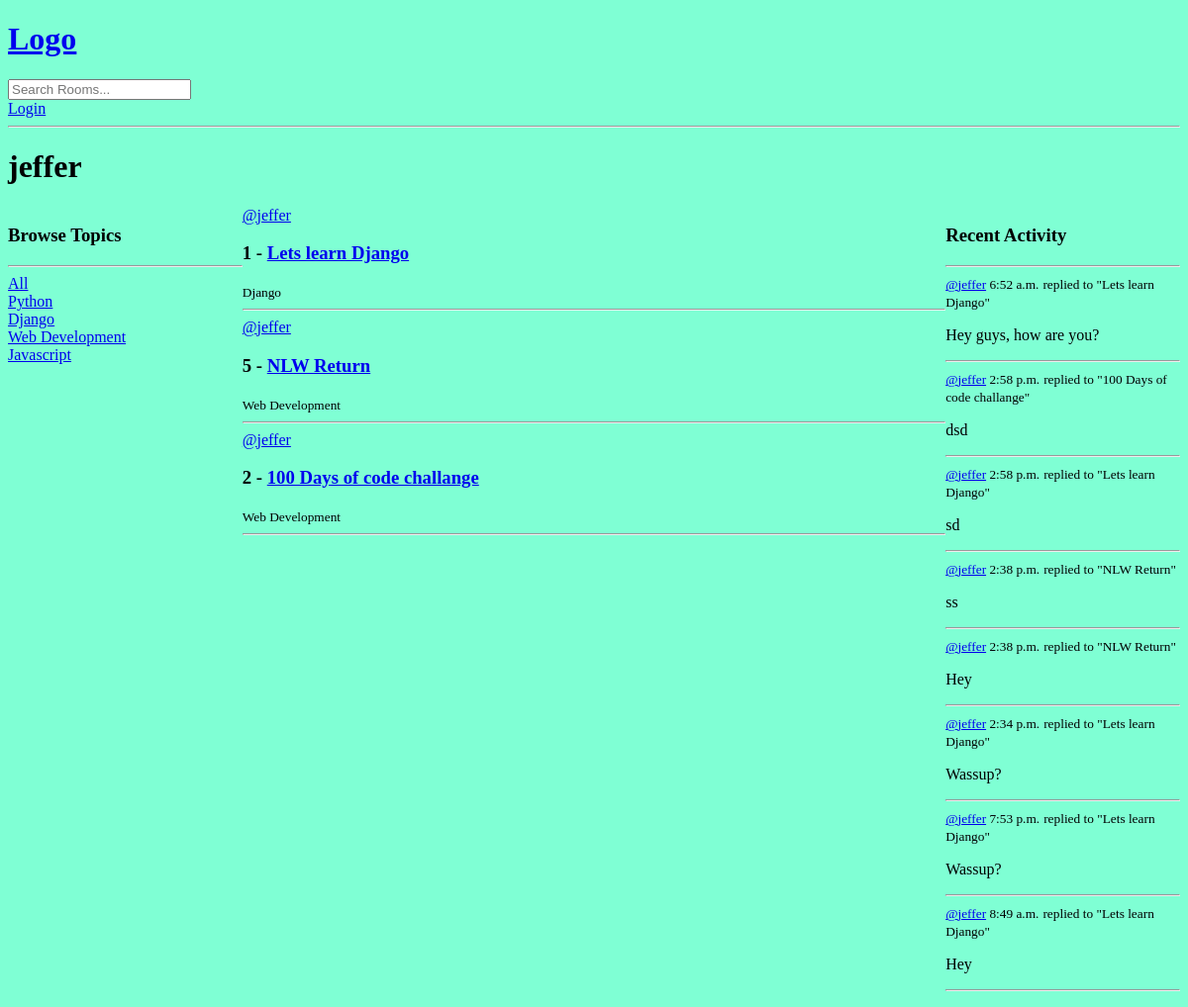
/profile/1/, run on an earlier commit of the app's database.
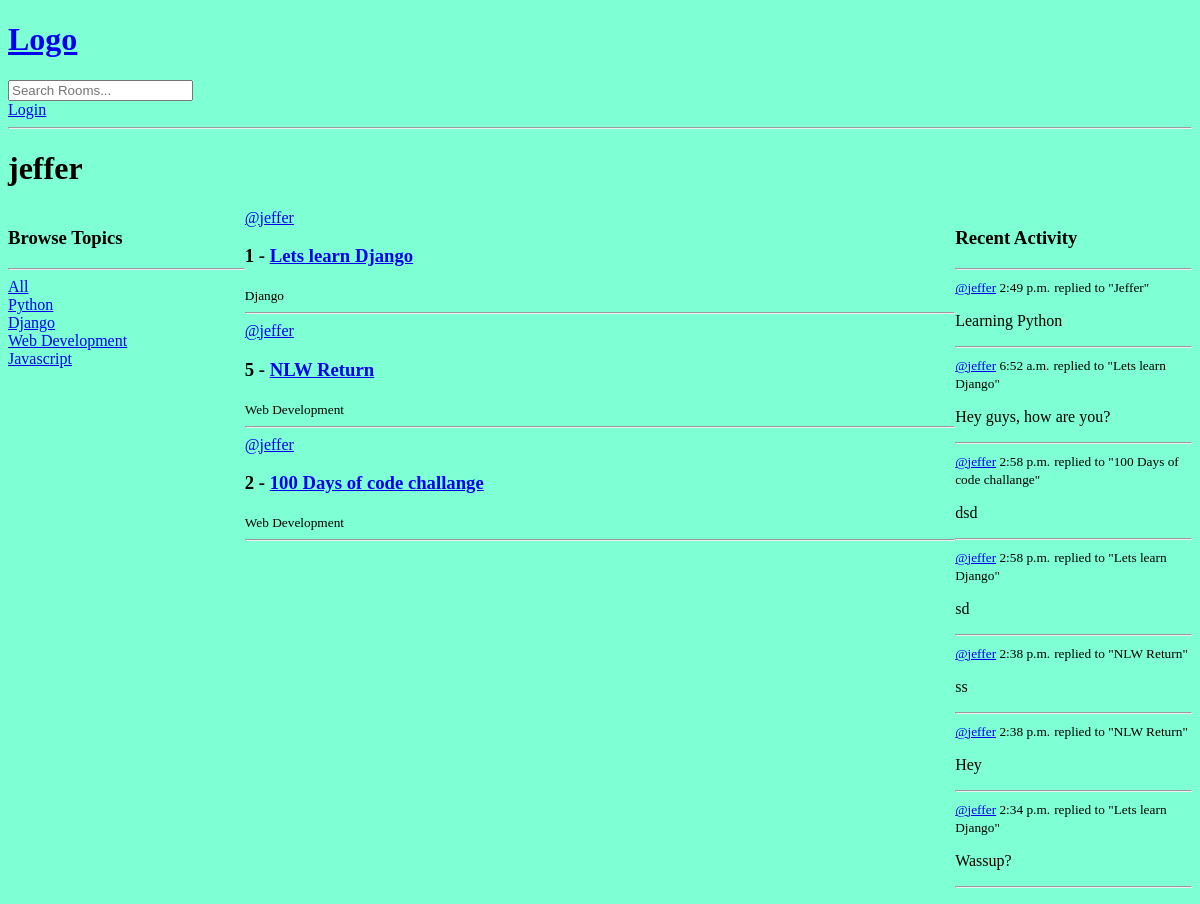
And on a later commit of the database.
### base/models.py (models this page shows, shortened)
class Topic(models.Model):
    name = models.CharField(max_length=200)

class Room(models.Model):
    host = models.ForeignKey(User, on_delete=models.SET_NULL, null=True)
    topic = models.ForeignKey(Topic, on_delete=models.SET_NULL, null=True)
    name = models.CharField(max_length=200)
    description = models.TextField(null=True, blank=True)
    participants = models.ManyToManyField(User, related_name="participants", blank=True)
    updated = models.DateTimeField(auto_now=True)
    created = models.TimeField(auto_now_add=True)
    class Meta:
        ordering = ("-updated", "-created")
    def __str__(self):
        return str(self.name)

class Message(models.Model):
    user = models.ForeignKey(User, on_delete=models.CASCADE)
    room = models.ForeignKey(Room, on_delete=models.CASCADE)
    body = models.TextField()
    updated = models.DateTimeField(auto_now=True)
    created = models.TimeField(auto_now_add=True)
    class Meta:
        ordering = ("-updated", "-created")
    def __str__(self):
        return str(self.body[0:50])

### base/views.py (the view)
# urls.py: path("profile/<str:pk>/", views.userProfile, name="user-profile"),
def userProfile(request, pk):
    user = User.objects.get(id=pk)
    rooms = user.room_set.all()
    room_messages = user.message_set.all()
    topics = Topic.objects.all()
    context = { "user": user , "rooms": rooms, "room_messages": room_messages, "topics": topics}
    return render(request, "base/profile.html", context)

### base/templates/base/profile.html (shortened to what this page needs)
{% extends "main.html" %}
{% block content %}
    <h1>{{ user.username }}</h1>
    <div class="profile-container">
        <div>
            {% include "base/topics_component.html" %}
        </div>
        <div>
            {% include "base/feed_component.html" %}
        </div>
        <div>
            {% include "base/activity_component.html" %}
        </div>
    </div>
{% endblock content %}

### templates/main.html (shortened to what this page needs)
<!DOCTYPE html>
{% load static %}
<html lang="en">
<head>
    <link rel="stylesheet" href="{% static 'styles/main.css' %}">
</head>
<body>
    {% include "navbar.html" %}
    {% block content %}
    {% endblock %}
</body>
</html>

### templates/navbar.html
<a href="/">
    <h1>Logo</h1>
</a>
<form action="{% url 'home' %}">
    <input type="text" name="q" placeholder="Search Rooms...">
</form>
{% if request.user.is_authenticated %}
    <p>Hello {{ request.user }}</p>
    <a href="{% url 'logout' %}">Logout</a>
{% else %}
    <a href="{% url 'login' %}">Login</a>
{% endif %}
<hr>

### base/templates/base/topics_component.html
<h3>Browse Topics</h3>
<hr>
<div>
    <a href="{% url 'home' %}">All</a>
</div>
{% for topic in topics %}
    <div>
        <a href="{% url 'home' %}?q={{ topic.name }}">{{ topic.name }}</a>
    </div>
{% endfor %}

### base/templates/base/feed_component.html (shortened to what this page needs)
{% for room in rooms %}
    <div>
        <a href="{% url 'user-profile' room.host.id %}">@{{ room.host.username }}</a>
        <h3>{{ room.id }} - <a href="{% url 'room' room.id %}">{{ room.name }}</a></h3>
        <small>{{ room.topic.name }}</small>
        <hr>
    </div>
{% endfor %}

### base/templates/base/activity_component.html (shortened to what this page needs)
<h3>Recent Activity</h3>
<hr>
{% for message in room_messages %}
    <div>
        <small><a href="{% url 'user-profile' message.user.id %}">@{{ message.user }}</a>  {{ message.created }}</small>
        <small>replied to "{{ message.room }}"</small>
        <p>{{ message }}</p>
        <hr>
    </div>
{% endfor %}

### static/styles/main.css (style rules this page uses)
body { background-color: aquamarine; }

### base/templates/base/profile.html (style rules this page uses)
.profile-container { display: grid; grid-template-columns: 1fr 3fr 1fr; }

What changed in the data, as far as the page shows it:
removed Message: user "jeffer", created "7:53 p.m.", room "Lets learn Django", body "Wassup?"
removed Message: user "jeffer", created "8:49 a.m.", room "Lets learn Django", body "Hey"
added Message: user "jeffer", created "2:49 p.m.", room "Jeffer", body "Learning Python"
